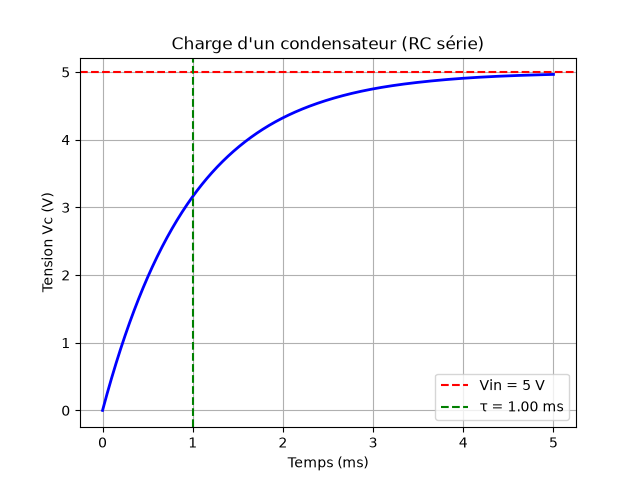

The Python source for this figure:
import numpy as np
from scipy.integrate import solve_ivp
import matplotlib.pyplot as plt

# Paramètres
R = 1000        # 1 kΩ
C = 1e-6        # 1 µF
V_in = 5        # 5 V
tau = R * C     # Constante de temps

# Équation différentielle : dVc/dt = (Vin - Vc) / (R*C)
def circuit_rc(t, Vc):
    return (V_in - Vc) / tau

# Résolution sur 0 à 5*tau (5 ms)
t_span = (0, 5 * tau)
Vc0 = [0]  # Tension initiale = 0 V
t_eval = np.linspace(0, 5*tau, 1000)

solution = solve_ivp(circuit_rc, t_span, Vc0, t_eval=t_eval)

# Tracé
plt.plot(solution.t * 1000, solution.y[0], 'b', linewidth=2)
plt.axhline(y=V_in, color='r', linestyle='--', label=f'Vin = {V_in} V')
plt.axvline(x=tau*1000, color='g', linestyle='--', label=f'τ = {tau*1000:.2f} ms')
plt.xlabel('Temps (ms)')
plt.ylabel('Tension Vc (V)')
plt.title('Charge d\'un condensateur (RC série)')
plt.legend()
plt.grid(True)
plt.savefig('02_calcul_scientifique/semaine2/jour4/charge_condensateur.png')
plt.show()
